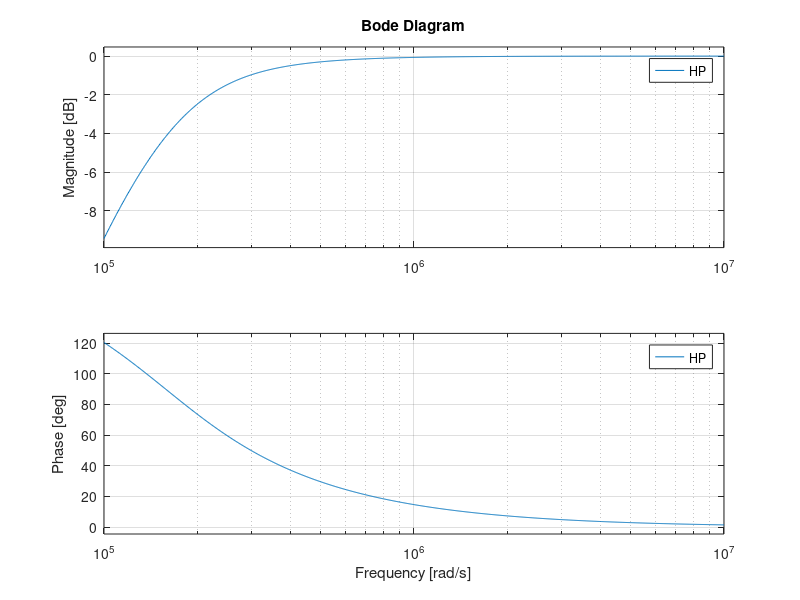

MATLAB code for this plot:
clear;
clc;
close all;
clear all;
s=tf('s');
RL= 50;
L= 20e-3;
ffalla=1e6;
C= (1/(RL*ffalla))*0.1;
R=L/(C*RL);
Bobina = RL + s*L;
% $*RL*C << 1 
% despejando psi con psi>0.707 queda que R 
psi = 0.8;
Rext= 2* (psi) * (L/C)^0.5;

HP= (s*L)/(Rext+RL+ s*L + 1/(s*C));
bode(HP,{10e4,10e6})